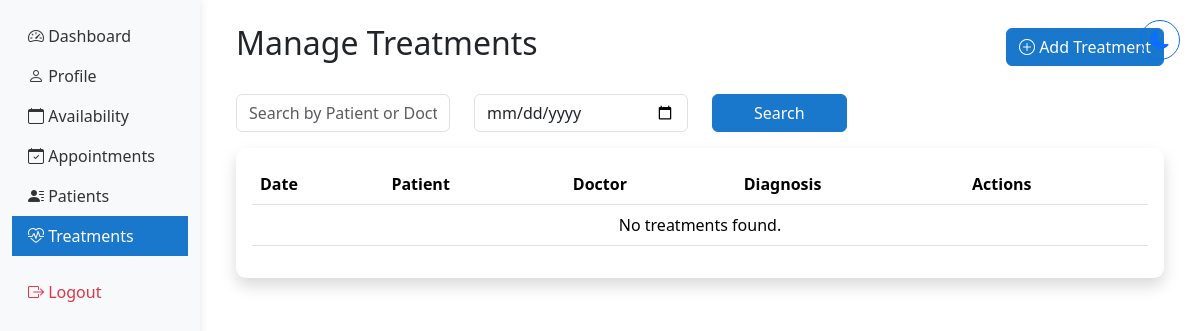
/treatments/ (signed in), run on an earlier commit of the app's database.
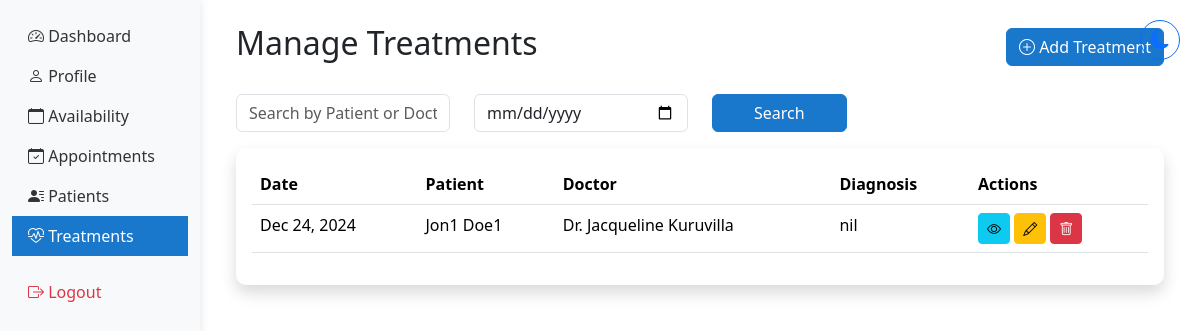
And on a later commit of the database.
### hmsapp/models.py (models this page shows, shortened)
class Treatment(models.Model):
    patient = models.ForeignKey(Patient, on_delete=models.CASCADE, related_name='treatments')
    doctor = models.ForeignKey(DoctorProfile, on_delete=models.CASCADE, related_name='treatments')
    appointment = models.OneToOneField(Appointment, on_delete=models.CASCADE, null=True, blank=True)
    chief_complaint = models.TextField()
    examination_findings = models.TextField()
    drug_history = models.TextField(blank=True)
    diagnosis = models.TextField()
    prescription = models.TextField()
    notes = models.TextField(blank=True)
    created_at = models.DateTimeField(auto_now_add=True)
    updated_at = models.DateTimeField(auto_now=True)
    class Meta:
        ordering = ['-created_at']

class Patient(models.Model):
    BLOOD_GROUPS = [
        ('A+', 'A+'), ('A-', 'A-'),
        ('B+', 'B+'), ('B-', 'B-'),
        ('O+', 'O+'), ('O-', 'O-'),
        ('AB+', 'AB+'), ('AB-', 'AB-'),
    ]
    GENDER_CHOICES = [
        ('MALE', 'Male'),
        ('FEMALE', 'Female'),
        ('OTHER', 'Other'),
    ]
    user = models.OneToOneField(User, on_delete=models.CASCADE)  # Changed to OneToOneField
    patient_name = models.CharField(max_length=100)  # Removed blank=True
    date_of_birth = models.DateField()
    blood_group = models.CharField(max_length=5, choices=BLOOD_GROUPS)  # Added choices
    gender = models.CharField(max_length=10, choices=GENDER_CHOICES)  # Added choices
    nationality = models.CharField(max_length=50)
    referred_by = models.CharField(max_length=100, blank=True)
    phone_number = models.CharField(max_length=15, validators=[phone_regex])
    address = models.TextField(blank=True)
    emergency_contact_name = models.CharField(max_length=100)
    emergency_contact_phone = models.CharField(max_length=15, validators=[phone_regex])
    medical_history = models.TextField(blank=True)
    drug_allergies = models.TextField(blank=True)
    food_allergies = models.TextField(blank=True)
    created_at = models.DateTimeField(auto_now_add=True)
    updated_at = models.DateTimeField(auto_now=True)
    patient_id = models.CharField(max_length=9, unique=True, blank=True)
    profile_picture = models.ImageField(
        upload_to='patients/profile_pics/',
        null=True,
        blank=True,
        validators=[FileExtensionValidator(['jpg', 'jpeg', 'png'])]
    )
    age = models.IntegerField(null=True, blank=True)

class DoctorProfile(models.Model):
    user = models.OneToOneField(User, on_delete=models.CASCADE)
    specialty = models.ForeignKey('Specialty', on_delete=models.SET_NULL, null=True)
    license_number = models.CharField(max_length=50, unique=True)
    phone_number = models.CharField(max_length=15, validators=[phone_regex])
    address = models.TextField(blank=True)
    doctor_id = models.CharField(max_length=6, unique=True, blank=True)
    profile_picture = models.ImageField(
        upload_to='doctors/profile_pics/',
        null=True,
        blank=True,
        validators=[FileExtensionValidator(['jpg', 'jpeg', 'png'])]
    )
    google_calendar_enabled = models.BooleanField(default=False)
    google_calendar_credentials = models.JSONField(null=True, blank=True)
    created_at = models.DateTimeField(auto_now_add=True)
    updated_at = models.DateTimeField(auto_now=True)

### hmsapp/views.py (the view, shortened to what this page needs)
# urls.py: path('treatments/', views.manage_treatments, name='manage_treatments'),
@login_required
@user_passes_test(lambda u: u.groups.filter(name__in=['Staff', 'Administrators', 'Doctors']).exists())
def manage_treatments(request):
    search_query = request.GET.get('search', '')
    date_filter = request.GET.get('date')
    treatments = Treatment.objects.all()
    if date_filter:
        treatments = treatments.filter(created_at__date=date_filter)
    context = {
        'treatments': treatments.order_by('-created_at'),
        'doctors': DoctorProfile.objects.all(),
        'patients': Patient.objects.all()
    }
    return render(request, 'shared/manage_treatments.html', context)

### hmsapp/context_processors.py (called while the page is built)
def base_template(request):
    if request.user.is_authenticated:
        if request.user.groups.filter(name='Doctors').exists():
            base_template = 'doctor/base_doctor.html'
        elif request.user.groups.filter(name='Administrators').exists():
            base_template = 'hosp_admin/base_admin.html'
        else:
            base_template = 'staff/base_staff.html'
    else:
        base_template = 'staff/base_staff.html'
    return {'base_template': base_template}

### hmsapp/templates/shared/manage_treatments.html (shortened to what this page needs)
{% extends base_template %}
{% block content %}
<div class="container-fluid py-4">
    <div class="d-flex justify-content-between align-items-center mb-4">
        <h1 class="h2">Manage Treatments</h1>
        <a href="{% url 'add_treatment' %}" class="btn btn-primary">
            <i class="bi bi-plus-circle"></i> Add Treatment
        </a>
    </div>
    <div class="mb-3">
        <form id="searchForm" method="GET" action="{% url 'manage_treatments' %}">
            <div class="row">
                <div class="col-md-3">
                    <input type="text" class="form-control" name="search" placeholder="Search by Patient or Doctor" value="{{ request.GET.search }}">
                </div>
                <div class="col-md-3">
                    <input type="date" class="form-control" name="date" placeholder="Filter by Date" value="{{ request.GET.date }}">
                </div>
                <div class="col-md-2">
                    <button type="submit" class="btn btn-primary w-100">Search</button>
                </div>
            </div>
        </form>
    </div>
    <div class="card shadow">
        <div class="card-body">
            <div class="table-responsive">
                <table class="table table-hover">
                    <thead>
                        <tr>
                            <th>Date</th>
                            <th>Patient</th>
                            <th>Doctor</th>
                            <th>Diagnosis</th>
                            <th>Actions</th>
                        </tr>
                    </thead>
                    <tbody>
                        {% for treatment in treatments %}
                        <tr>
                            <td>{{ treatment.created_at|date:"M d, Y" }}</td>
                            <td>{{ treatment.patient.patient_name }}</td>
                            <td>Dr. {{ treatment.doctor.user.get_full_name }}</td>
                            <td>{{ treatment.diagnosis|truncatechars:50 }}</td>
                            <td>
                                <a href="{% url 'view_treatment' treatment.id %}" class="btn btn-sm btn-info">
                                    <i class="bi bi-eye"></i>
                                </a>
                                <a href="{% url 'edit_treatment' treatment.id %}" class="btn btn-sm btn-warning">
                                    <i class="bi bi-pencil"></i>
                                </a>
                                <button type="button" class="btn btn-sm btn-danger" data-bs-toggle="modal" data-bs-target="#deleteTreatment{{ treatment.id }}">
                                    <i class="bi bi-trash"></i>
                                </button>
                            </td>
                        </tr>
                        {% empty %}
                        <tr>
                            <td colspan="5" class="text-center">No treatments found.</td>
                        </tr>
                        {% endfor %}
                    </tbody>
                </table>
            </div>
        </div>
    </div>
</div>
{% endblock %}

What changed in the data, as far as the page shows it:
added Treatment: created_at "Dec 24, 2024", patient.patient_name "Jon1 Doe1", doctor.user.get_full_name "Jacqueline Kuruvilla", diagnosis "nil"
Also different on the page:
text no longer shown: "No treatments found."
